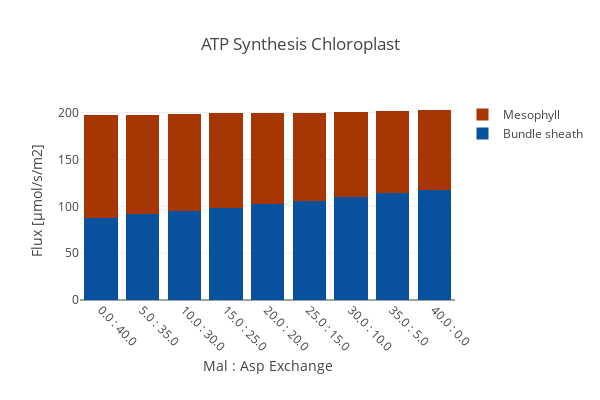

The code cell stored with this chart in its notebook:
### Code cell
create_bar_plot_met(D_fba, D_exp,
                    {'[M]_ATPase_h':'Mesophyll','[B]_ATPase_h': 'Bundle sheath'},'ATP_h',
                    'ATP Synthesis Chloroplast', xaxis_title, c3_model,
                    stacked = True, save_fig=save_fig)

### Figure 1 — Plotly figure (JSON) as saved in the notebook; plotly's stock layout.template omitted (floating-point values rounded to 4 significant figures)
{"data": [{"marker": {"color": "rgb(8,81,156)"}, "name": "Bundle sheath", "type": "bar", "uid": "47c20934-bed9-4442-bb79-d58ef92b67c2", "x": ["0.0 : 40.0", "5.0 : 35.0", "10.0 : 30.0", "15.0 : 25.0", "20.0 : 20.0", "25.0 : 15.0", "30.0 : 10.0", "35.0 : 5.0", "40.0 : 0.0"], "y": [87.82, 91.36, 94.97, 98.58, 102.2, 105.7, 109.7, 114.6, 117.6]}, {"marker": {"color": "rgb(166,54,3)"}, "name": "Mesophyll", "type": "bar", "uid": "278fa954-4446-478c-8716-60b3e98d0882", "x": ["0.0 : 40.0", "5.0 : 35.0", "10.0 : 30.0", "15.0 : 25.0", "20.0 : 20.0", "25.0 : 15.0", "30.0 : 10.0", "35.0 : 5.0", "40.0 : 0.0"], "y": [109.2, 106.6, 104.1, 101.5, 97.92, 94.35, 90.79, 87.27, 85.23]}], "layout": {"barmode": "stack", "height": 400, "margin": {"b": 100}, "title": {"text": "ATP Synthesis Chloroplast"}, "width": 600, "xaxis": {"tickangle": 45, "title": {"text": "Mal : Asp Exchange"}}, "yaxis": {"autorange": true, "title": {"text": "Flux [µmol/s/m2]"}}}}
